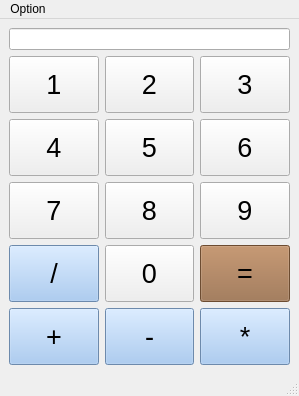
<?xml version="1.0" encoding="UTF-8"?>
<ui version="4.0">
 <class>MainWindow</class>
 <widget class="QMainWindow" name="MainWindow">
  <property name="geometry">
   <rect>
    <x>0</x>
    <y>0</y>
    <width>299</width>
    <height>396</height>
   </rect>
  </property>
  <property name="windowTitle">
   <string>MainWindow</string>
  </property>
  <widget class="QWidget" name="centralwidget">
   <layout class="QVBoxLayout" name="verticalLayout">
    <item>
     <widget class="QLineEdit" name="lineEdit"/>
    </item>
    <item>
     <layout class="QGridLayout" name="gridLayout">
      <item row="0" column="0">
       <widget class="QPushButton" name="pushButton_1">
        <property name="sizePolicy">
         <sizepolicy hsizetype="Preferred" vsizetype="Preferred">
          <horstretch>0</horstretch>
          <verstretch>0</verstretch>
         </sizepolicy>
        </property>
        <property name="font">
         <font>
          <pointsize>20</pointsize>
          <weight>50</weight>
          <bold>false</bold>
         </font>
        </property>
        <property name="text">
         <string>1</string>
        </property>
       </widget>
      </item>
      <item row="0" column="1">
       <widget class="QPushButton" name="pushButton_2">
        <property name="sizePolicy">
         <sizepolicy hsizetype="Preferred" vsizetype="Preferred">
          <horstretch>0</horstretch>
          <verstretch>0</verstretch>
         </sizepolicy>
        </property>
        <property name="font">
         <font>
          <pointsize>20</pointsize>
          <weight>50</weight>
          <bold>false</bold>
         </font>
        </property>
        <property name="text">
         <string>2</string>
        </property>
       </widget>
      </item>
      <item row="0" column="2">
       <widget class="QPushButton" name="pushButton_3">
        <property name="sizePolicy">
         <sizepolicy hsizetype="Preferred" vsizetype="Preferred">
          <horstretch>0</horstretch>
          <verstretch>0</verstretch>
         </sizepolicy>
        </property>
        <property name="font">
         <font>
          <pointsize>20</pointsize>
          <weight>50</weight>
          <bold>false</bold>
         </font>
        </property>
        <property name="text">
         <string>3</string>
        </property>
       </widget>
      </item>
      <item row="1" column="0">
       <widget class="QPushButton" name="pushButton_4">
        <property name="sizePolicy">
         <sizepolicy hsizetype="Preferred" vsizetype="Preferred">
          <horstretch>0</horstretch>
          <verstretch>0</verstretch>
         </sizepolicy>
        </property>
        <property name="font">
         <font>
          <pointsize>20</pointsize>
          <weight>50</weight>
          <bold>false</bold>
         </font>
        </property>
        <property name="text">
         <string>4</string>
        </property>
       </widget>
      </item>
      <item row="1" column="1">
       <widget class="QPushButton" name="pushButton_5">
        <property name="sizePolicy">
         <sizepolicy hsizetype="Preferred" vsizetype="Preferred">
          <horstretch>0</horstretch>
          <verstretch>0</verstretch>
         </sizepolicy>
        </property>
        <property name="font">
         <font>
          <pointsize>20</pointsize>
          <weight>50</weight>
          <bold>false</bold>
         </font>
        </property>
        <property name="text">
         <string>5</string>
        </property>
       </widget>
      </item>
      <item row="1" column="2">
       <widget class="QPushButton" name="pushButton_6">
        <property name="sizePolicy">
         <sizepolicy hsizetype="Preferred" vsizetype="Preferred">
          <horstretch>0</horstretch>
          <verstretch>0</verstretch>
         </sizepolicy>
        </property>
        <property name="font">
         <font>
          <pointsize>20</pointsize>
          <weight>50</weight>
          <bold>false</bold>
         </font>
        </property>
        <property name="text">
         <string>6</string>
        </property>
       </widget>
      </item>
      <item row="2" column="0">
       <widget class="QPushButton" name="pushButton_7">
        <property name="sizePolicy">
         <sizepolicy hsizetype="Preferred" vsizetype="Preferred">
          <horstretch>0</horstretch>
          <verstretch>0</verstretch>
         </sizepolicy>
        </property>
        <property name="font">
         <font>
          <pointsize>20</pointsize>
          <weight>50</weight>
          <bold>false</bold>
         </font>
        </property>
        <property name="text">
         <string>7</string>
        </property>
       </widget>
      </item>
      <item row="2" column="1">
       <widget class="QPushButton" name="pushButton_8">
        <property name="sizePolicy">
         <sizepolicy hsizetype="Preferred" vsizetype="Preferred">
          <horstretch>0</horstretch>
          <verstretch>0</verstretch>
         </sizepolicy>
        </property>
        <property name="font">
         <font>
          <pointsize>20</pointsize>
          <weight>50</weight>
          <bold>false</bold>
         </font>
        </property>
        <property name="text">
         <string>8</string>
        </property>
       </widget>
      </item>
      <item row="2" column="2">
       <widget class="QPushButton" name="pushButton_9">
        <property name="sizePolicy">
         <sizepolicy hsizetype="Preferred" vsizetype="Preferred">
          <horstretch>0</horstretch>
          <verstretch>0</verstretch>
         </sizepolicy>
        </property>
        <property name="font">
         <font>
          <pointsize>20</pointsize>
          <weight>50</weight>
          <bold>false</bold>
         </font>
        </property>
        <property name="text">
         <string>9</string>
        </property>
       </widget>
      </item>
      <item row="3" column="0">
       <widget class="QPushButton" name="pushButton_div">
        <property name="sizePolicy">
         <sizepolicy hsizetype="Preferred" vsizetype="Preferred">
          <horstretch>0</horstretch>
          <verstretch>0</verstretch>
         </sizepolicy>
        </property>
        <property name="font">
         <font>
          <pointsize>20</pointsize>
          <weight>50</weight>
          <bold>false</bold>
         </font>
        </property>
        <property name="styleSheet">
         <string notr="true">background-color:rgb(153, 193, 241)</string>
        </property>
        <property name="text">
         <string>/</string>
        </property>
       </widget>
      </item>
      <item row="3" column="1">
       <widget class="QPushButton" name="pushButton_0">
        <property name="sizePolicy">
         <sizepolicy hsizetype="Preferred" vsizetype="Preferred">
          <horstretch>0</horstretch>
          <verstretch>0</verstretch>
         </sizepolicy>
        </property>
        <property name="font">
         <font>
          <pointsize>20</pointsize>
          <weight>50</weight>
          <bold>false</bold>
         </font>
        </property>
        <property name="text">
         <string>0</string>
        </property>
       </widget>
      </item>
      <item row="3" column="2">
       <widget class="QPushButton" name="pushButton_eq">
        <property name="sizePolicy">
         <sizepolicy hsizetype="Preferred" vsizetype="Preferred">
          <horstretch>0</horstretch>
          <verstretch>0</verstretch>
         </sizepolicy>
        </property>
        <property name="font">
         <font>
          <pointsize>20</pointsize>
          <weight>50</weight>
          <bold>false</bold>
         </font>
        </property>
        <property name="styleSheet">
         <string notr="true">background-color: rgb(152, 106, 68)</string>
        </property>
        <property name="text">
         <string>=</string>
        </property>
       </widget>
      </item>
      <item row="4" column="0">
       <widget class="QPushButton" name="pushButton_add">
        <property name="sizePolicy">
         <sizepolicy hsizetype="Preferred" vsizetype="Preferred">
          <horstretch>0</horstretch>
          <verstretch>0</verstretch>
         </sizepolicy>
        </property>
        <property name="font">
         <font>
          <pointsize>20</pointsize>
          <weight>50</weight>
          <bold>false</bold>
         </font>
        </property>
        <property name="styleSheet">
         <string notr="true">background-color:rgb(153, 193, 241)</string>
        </property>
        <property name="text">
         <string>+</string>
        </property>
       </widget>
      </item>
      <item row="4" column="1">
       <widget class="QPushButton" name="pushButton_min">
        <property name="sizePolicy">
         <sizepolicy hsizetype="Preferred" vsizetype="Preferred">
          <horstretch>0</horstretch>
          <verstretch>0</verstretch>
         </sizepolicy>
        </property>
        <property name="font">
         <font>
          <pointsize>20</pointsize>
          <weight>50</weight>
          <bold>false</bold>
         </font>
        </property>
        <property name="styleSheet">
         <string notr="true">background-color:rgb(153, 193, 241)</string>
        </property>
        <property name="text">
         <string>-</string>
        </property>
       </widget>
      </item>
      <item row="4" column="2">
       <widget class="QPushButton" name="pushButton_mul">
        <property name="sizePolicy">
         <sizepolicy hsizetype="Preferred" vsizetype="Preferred">
          <horstretch>0</horstretch>
          <verstretch>0</verstretch>
         </sizepolicy>
        </property>
        <property name="font">
         <font>
          <pointsize>20</pointsize>
          <weight>50</weight>
          <bold>false</bold>
         </font>
        </property>
        <property name="styleSheet">
         <string notr="true">background-color:rgb(153, 193, 241)</string>
        </property>
        <property name="text">
         <string>*</string>
        </property>
       </widget>
      </item>
     </layout>
    </item>
   </layout>
  </widget>
  <widget class="QMenuBar" name="menubar">
   <property name="geometry">
    <rect>
     <x>0</x>
     <y>0</y>
     <width>299</width>
     <height>22</height>
    </rect>
   </property>
   <widget class="QMenu" name="menuOption">
    <property name="title">
     <string>Option</string>
    </property>
    <addaction name="actionClose"/>
   </widget>
   <addaction name="menuOption"/>
  </widget>
  <widget class="QStatusBar" name="statusbar"/>
  <action name="actionClose">
   <property name="text">
    <string>close</string>
   </property>
   <property name="shortcut">
    <string>Ctrl+Esc</string>
   </property>
  </action>
 </widget>
 <resources/>
 <connections/>
</ui>
